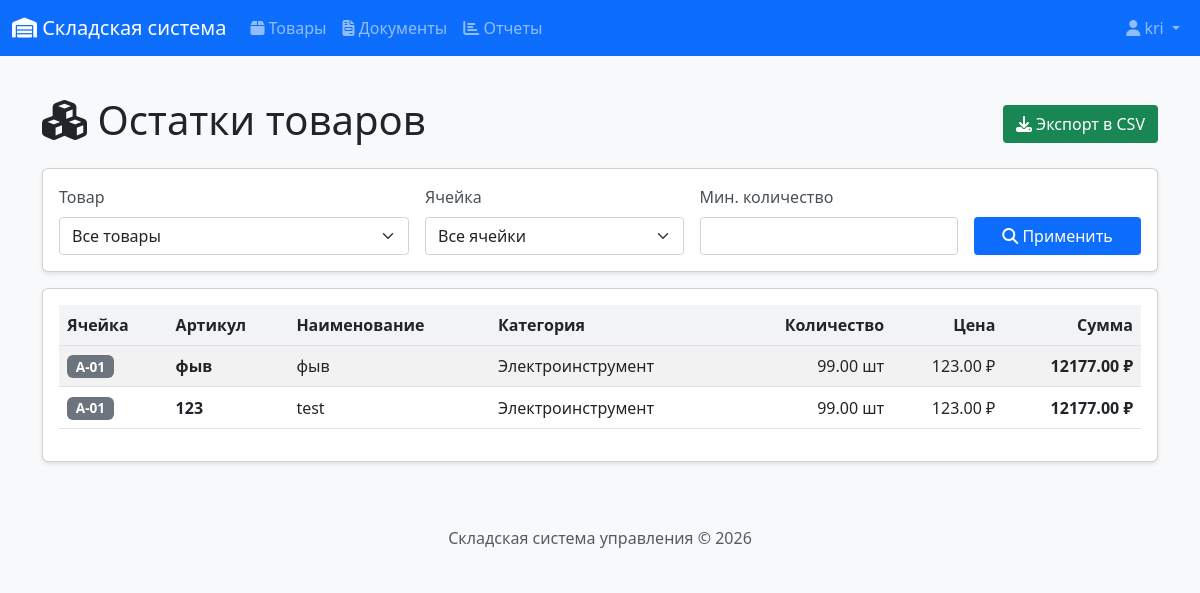
Screenshot of /products/stock (signed in) with the database file from the repository.
### app/models.py (models this page shows, shortened)
class User(UserMixin, db.Model):
    __tablename__ = 'users'
    id = db.Column(db.Integer, primary_key=True)
    username = db.Column(db.String(64), unique=True, nullable=False)
    email = db.Column(db.String(120), unique=True, nullable=False)
    password_hash = db.Column(db.String(256))
    full_name = db.Column(db.String(100))
    role = db.Column(db.String(20), default='manager')  # admin, manager, storekeeper
    created_at = db.Column(db.DateTime, default=datetime.utcnow)
    documents_created = db.relationship('Document', backref='author', lazy='dynamic')
    def is_admin(self):
        return self.role == 'admin'

class StockBalance(db.Model):
    __tablename__ = 'stock_balances'
    id = db.Column(db.Integer, primary_key=True)
    product_id = db.Column(db.Integer, db.ForeignKey('products.id'), nullable=False)
    cell_id = db.Column(db.Integer, db.ForeignKey('warehouse_cells.id'), nullable=False)
    quantity = db.Column(db.Numeric(10, 2), nullable=False, default=0)
    last_updated = db.Column(db.DateTime, default=datetime.utcnow, onupdate=datetime.utcnow)
    __table_args__ = (db.UniqueConstraint('product_id', 'cell_id', name='unique_product_cell'),)

class WarehouseCell(db.Model):
    __tablename__ = 'warehouse_cells'
    id = db.Column(db.Integer, primary_key=True)
    name = db.Column(db.String(20), unique=True, nullable=False)  # A-01, B-12 и т.д.
    description = db.Column(db.String(100))
    balances = db.relationship('StockBalance', backref='cell', lazy='dynamic')

class Product(db.Model):
    __tablename__ = 'products'
    id = db.Column(db.Integer, primary_key=True)
    article = db.Column(db.String(50), unique=True, nullable=False)
    name = db.Column(db.String(200), nullable=False)
    unit = db.Column(db.String(20), nullable=False, default='шт')  # шт, кг, м
    price = db.Column(db.Numeric(10, 2), nullable=False, default=0)
    category_id = db.Column(db.Integer, db.ForeignKey('categories.id'))
    supplier_id = db.Column(db.Integer, db.ForeignKey('suppliers.id'))
    created_at = db.Column(db.DateTime, default=datetime.utcnow)
    updated_at = db.Column(db.DateTime, default=datetime.utcnow, onupdate=datetime.utcnow)
    balances = db.relationship('StockBalance', backref='product', lazy='dynamic')
    document_items = db.relationship('DocumentItem', backref='product', lazy='dynamic')

class Category(db.Model):
    __tablename__ = 'categories'
    id = db.Column(db.Integer, primary_key=True)
    name = db.Column(db.String(50), nullable=False, unique=True)
    description = db.Column(db.String(200))
    products = db.relationship('Product', backref='category', lazy='dynamic')

### app/routes/products.py (the view)
@bp.route('/stock')
@login_required
def stock_balance():
    form = StockFilterForm()
    form.product_id.choices = [(0, '-- Все товары --')] + [
        (p.id, f"{p.article} - {p.name}") for p in Product.query.all()
    ]
    form.cell_id.choices = [(0, '-- Все ячейки --')] + [
        (c.id, c.name) for c in WarehouseCell.query.all()
    ]
    product_id = request.args.get('product_id', 0, type=int)
    cell_id = request.args.get('cell_id', 0, type=int)
    min_quantity = request.args.get('min_quantity', type=float)
    query = StockBalance.query
    if product_id and product_id != 0:
        query = query.filter_by(product_id=product_id)
    if cell_id and cell_id != 0:
        query = query.filter_by(cell_id=cell_id)
    balances = query.all()
    if min_quantity:
        balances = [b for b in balances if b.quantity >= min_quantity]
    return render_template('products/stock.html',
                          title='Остатки товаров',
                          balances=balances,
                          form=form,
                          product_id=product_id,
                          cell_id=cell_id,
                          min_quantity=min_quantity)

### app/forms.py
class StockFilterForm(FlaskForm):
    product_id = SelectField('Товар', coerce=int, validators=[Optional()], choices=[])
    cell_id = SelectField('Ячейка', coerce=int, validators=[Optional()], choices=[])
    min_quantity = FloatField('Мин. количество', validators=[Optional(), NumberRange(min=0)])
    submit = SubmitField('Применить фильтр')

### app/__init__.py (called while the page is built)
@login_manager.user_loader
def load_user(user_id):
    from app.models import User
    return User.query.get(int(user_id))

### app/templates/products/stock.html (shortened to what this page needs)
{% extends "base.html" %}
{% block content %}
<div class="d-flex justify-content-between align-items-center mb-3">
    <h1><i class="fas fa-cubes"></i> Остатки товаров</h1>
    <a href="{{ url_for('reports.export_stock') }}" class="btn btn-success">
        <i class="fas fa-download"></i> Экспорт в CSV
    </a>
</div>
<div class="card mb-3">
    <div class="card-body">
        <form method="GET" class="row g-3">
            <div class="col-md-4">
                <label class="form-label">Товар</label>
                <select name="product_id" class="form-select">
                    <option value="0">Все товары</option>
                </select>
            </div>
            <div class="col-md-3">
                <label class="form-label">Ячейка</label>
                <select name="cell_id" class="form-select">
                    <option value="0">Все ячейки</option>
                </select>
            </div>
            <div class="col-md-3">
                <label class="form-label">Мин. количество</label>
                <input type="number" name="min_quantity" class="form-control"
                       value="{{ min_quantity or '' }}" step="0.01" min="0">
            </div>
            <div class="col-md-2 d-flex align-items-end">
                <button type="submit" class="btn btn-primary w-100">
                    <i class="fas fa-search"></i> Применить
                </button>
            </div>
        </form>
    </div>
</div>
<div class="card">
    <div class="card-body">
        <div class="table-responsive">
            <table class="table table-striped table-hover">
                <thead>
                    <tr>
                        <th>Ячейка</th>
                        <th>Артикул</th>
                        <th>Наименование</th>
                        <th>Категория</th>
                        <th class="text-end">Количество</th>
                        <th class="text-end">Цена</th>
                        <th class="text-end">Сумма</th>
                    </tr>
                </thead>
                <tbody>
                    {% for balance in balances %}
                    <tr>
                        <td><span class="badge bg-secondary">{{ balance.cell.name }}</span></td>
                        <td><strong>{{ balance.product.article }}</strong></td>
                        <td>{{ balance.product.name }}</td>
                        <td>{{ balance.product.category.name if balance.product.category else '-' }}</td>
                        <td class="text-end">{{ balance.quantity }} {{ balance.product.unit }}</td>
                        <td class="text-end">{{ balance.product.price|round(2) }} ₽</td>
                        <td class="text-end"><strong>{{ (balance.quantity * balance.product.price)|round(2) }} ₽</strong></td>
                    </tr>
                    {% else %}
                    <tr>
                        <td colspan="7" class="text-center text-muted">
                            Нет данных по остаткам
                        </td>
                    </tr>
                    {% endfor %}
                </tbody>
            </table>
        </div>
    </div>
</div>
{% endblock %}

### app/templates/base.html (shortened to what this page needs)
<!DOCTYPE html>
<html lang="ru">
<head>
    <link href="https://cdn.jsdelivr.net/npm/bootstrap@5.3.0/dist/css/bootstrap.min.css" rel="stylesheet">
    <link rel="stylesheet" href="https://cdnjs.cloudflare.com/ajax/libs/font-awesome/6.4.0/css/all.min.css">
    <link rel="stylesheet" href="{{ url_for('static', filename='css/style.css') }}">
</head>
<body>
    <nav class="navbar navbar-expand-lg navbar-dark bg-primary">
        <div class="container-fluid">
            <a class="navbar-brand" href="{{ url_for('index') }}">
                <i class="fas fa-warehouse"></i> Складская система
            </a>
            <div class="collapse navbar-collapse" id="navbarNav">
                {% if current_user.is_authenticated %}
                <ul class="navbar-nav me-auto">
                    <li class="nav-item">
                        <a class="nav-link" href="{{ url_for('products.product_list') }}">
                            <i class="fas fa-box"></i> Товары
                        </a>
                    </li>
                    <li class="nav-item">
                        <a class="nav-link" href="{{ url_for('documents.document_list') }}">
                            <i class="fas fa-file-invoice"></i> Документы
                        </a>
                    </li>
                    <li class="nav-item">
                        <a class="nav-link" href="{{ url_for('reports.stock_report') }}">
                            <i class="fas fa-chart-bar"></i> Отчеты
                        </a>
                    </li>
                </ul>
                <ul class="navbar-nav">
                    <li class="nav-item dropdown">
                        <a class="nav-link dropdown-toggle" href="#" role="button" data-bs-toggle="dropdown">
                            <i class="fas fa-user"></i> {{ current_user.full_name or current_user.username }}
                        </a>
                    </li>
                </ul>
                {% endif %}
            </div>
        </div>
    </nav>
    <main class="container mt-4">
        {% block content %}{% endblock %}
    </main>
    <footer class="footer mt-5 py-3 bg-light">
        <div class="container text-center">
            <span class="text-muted">Складская система управления &copy; 2026</span>
        </div>
    </footer>
</body>
</html>

### app/static/css/style.css (style rules this page uses)
body { font-family: 'Segoe UI', Tahoma, Geneva, Verdana, sans-serif; background-color: #f8f9fa; min-height: 100vh; display: flex; flex-direction: column; margin: 0; padding: 0; }
.footer { margin-top: auto; width: 100%; background-color: #f8f9fa; padding: 1rem 0; text-align: center; }
.card { box-shadow: 0 2px 4px rgba(0,0,0,0.1); transition: transform 0.2s; }
.table th { background-color: #f1f3f5; font-weight: 600; }
.table td { vertical-align: middle; }
.badge { font-size: 0.85em; padding: 0.35em 0.65em; display: inline-block; white-space: nowrap; }
.form-label { font-weight: 500; color: #495057; display: block; margin-bottom: 0.5rem; }
.form-control, .form-select { display: block; width: 100%; padding: 0.375rem 0.75rem; font-size: 1rem; line-height: 1.5; color: #212529; background-color: #fff; border: 1px solid #ced4da; border-radius: 0.25rem; }
.btn { display: inline-block; font-weight: 400; line-height: 1.5; text-align: center; text-decoration: none; vertical-align: middle; cursor: pointer; padding: 0.375rem 0.75rem; font-size: 1rem; border-radius: 0.25rem; border: 1px solid transparent; }
p, strong, span, div { white-space: normal; word-break: normal; }

### rows the page displays
User: full_name "kri"
StockBalance: cell.name "A-01", product.article "фыв", product.name "фыв", product.category "Электроинструмент", quantity "99.00", product.unit "шт", product.price "123.00", (balance.quantity*balance.product.price)|round(2) "12177.00"
StockBalance: cell.name "A-01", product.article "123", product.name "test", product.category "Электроинструмент", quantity "99.00", product.unit "шт", product.price "123.00", (balance.quantity*balance.product.price)|round(2) "12177.00"
